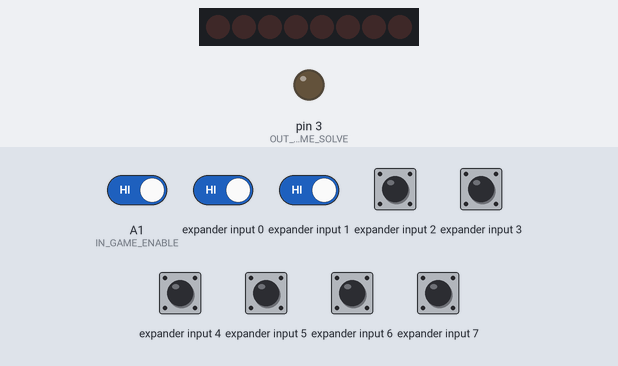
A program run on a simulated Arduino Mega 2560, built with avr-gcc and run on an emulated ATmega2560. Shown: 8 shift-register outputs drawn as a row of LEDs (first output left, lit = HIGH), output pins drawn as LEDs (lit = HIGH). Wiring (inferred from the names in the program): input shift register (74HC165): load pin 6; clock pin 5; serial out pin 4; shift register (74HC595): data pin 8; shift clock pin 7; latch pin 9; OE pin 10. Wiring (inferred from the signals the program sends): row of LEDs: on Q0, Q1, Q2, Q3, Q4, Q5, Q6, Q7. The inputs (shaded band) are chosen by the test bench; at power-on: A1 (IN_GAME_ENABLE), expander input 0–7 HIGH. Random numbers use the default seed unless the program sets one; pins used as bus, display or sensor lines are not drawn; what the program prints to the serial monitor is not drawn.

Above: at 1.2 s.
1.3 s: A1 (IN_GAME_ENABLE) driven LOW
At 2.7 s:
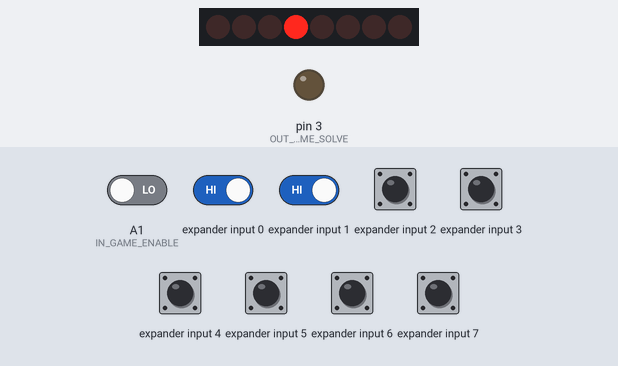
4.3 s: expander input 0 driven LOW
5.8 s: expander input 0 driven HIGH
At 8.6 s:
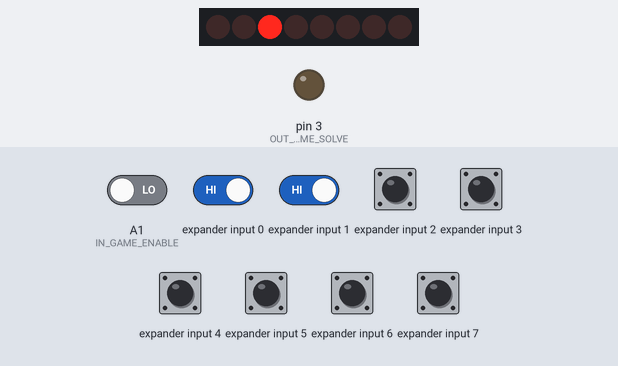
8.8 s: expander input 1 driven LOW
10.3 s: expander input 1 driven HIGH
At 14.1 s:
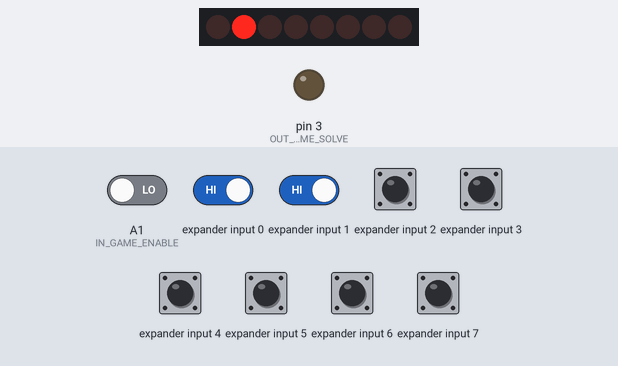
Timing chart, 0 to 19.2 s (numbered marks = the images above; inputs shaded):
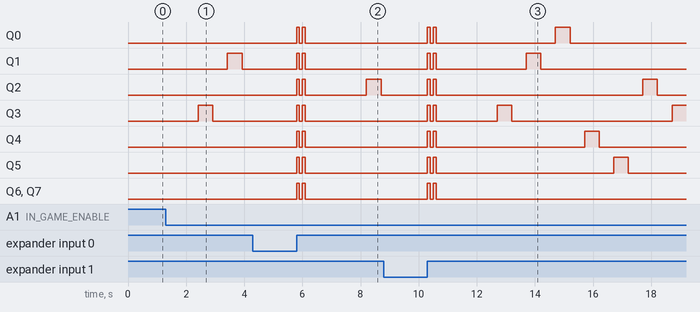

The program:

main.cpp
```cpp
#include "main.h"
#include "start_inits.h"
#include "functions.h"

//======================================================================================================
//------------------------------------------------------------------------------------------------------
//                                        SETUP
//------------------------------------------------------------------------------------------------------
void setup(void)
{
	//------------------------------------------------------ GAME INITS
	hardware_init();
	//------------------------------------------------------ GAME INITS
	start_variables_init();
	//------------------------------------------------------ ETHERNET

	//------------------------------------------------------

}//setup()
//------------------------------------------------------------------------------------------------------
//                                        LOOP
//------------------------------------------------------------------------------------------------------
void loop(void)
{
	if(IS_GAME_ENABLE())
	{
		outputEnable();
		show_sequence_timer = millis() + PAUSE_SEQUENCE_DELAY;
	}
	else
	{
		outputDisable();
	}

	//------------------------------------------- ALGORITHM >>>
	//------------------------------------------------------------------------------------
	//STATE MACHINE
	switch(current_state)
	{
		case SLEEP_STATE:
			if(!sleep_state_done_flag)
			{
				sleep_state_init();
			}
			break;

		case RESET_STATE:
			resetFunc();
			break;

		case RESTART_STATE:
			start_variables_init();
			break;

		case IDLE_STATE:
			//show win sequence
			if((millis() - show_sequence_timer) > PAUSE_SEQUENCE_DELAY)
			{
				showWinSequence();
				show_sequence_timer = millis();
			}

			//if start game
			if(game_start_flag == true)
			{
				ledsControl(NUM_OF_LEDS, OFF);
				leds_state[pressed_button] = ON;
				game_counter = 0;
				current_state = GAME_1_STATE;
				break;
			}

			pressed_button = getBtnState();
			if(pressed_button != NOT_PRESSED)
			{
				game_start_flag = true;
			}
			break;

		case GAME_1_STATE:
			if(pressed_button != NOT_PRESSED)
			{
				if(checkWin() == ERROR)
				{
					for(uint8_t i = 0; i < 2; i++)
					{
						ledsControl(NUM_OF_LEDS, ON);
						delay(100);
						ledsControl(NUM_OF_LEDS, OFF);
						delay(100);
					}
					shuffleArr(win_sequence, NUM_OF_BUTTONS);
					current_state = IDLE_STATE;
					game_start_flag = false;
					delay(2000);
					break;
				}
				else
				{
					game_counter++;
					ledsControl(pressed_button, ON);
				}

				//check win
				if(game_counter == 6)
				{
					current_state = GAME_1_WIN;
					break;
				}
			}

			pressed_button = getBtnState();

			//check game enable
			if(!IS_GAME_ENABLE())
			{
				current_state = IDLE_STATE;
				game_start_flag = false;
				outputDisable();
				GAME_NOT_SOLVED();
				delay(1000);
			}
			break;

		case GAME_1_WIN:
			ledsControl(NUM_OF_LEDS, ON);
			delay(1000);
			ledsControl(NUM_OF_LEDS, OFF);
			for(uint8_t i = 0; i < NUM_OF_LEDS; i++)
			{
				ledsControl(i, ON);
				delay(150);
			}
			delay(1000);
			ledsControl(NUM_OF_LEDS, OFF);
			GAME_SOLVED();
			current_state = WIN_IDLE_STATE;
			break;


		case WIN_IDLE_STATE:
			if(!IS_GAME_ENABLE())
			{
				current_state = IDLE_STATE;
				game_start_flag = false;
				outputDisable();
				GAME_NOT_SOLVED();
				delay(1000);
			}
			delay(100);
			break;

		case SOLVED_BY_OPERATOR:

			current_state = WIN_IDLE_STATE;
			break;

		default:
			break;
	}//switch STATE MACHINE

  //------------------------------------------- <<< ALGORITHM


  //---DBG info
	#ifdef DBG
		if(millis() - DBG_time_delay >= DBG_out_interval)
			{
			DBG_time_delay = millis();

			// printDBG("");
			}
	#endif

}//loop()
```

functions.h
```cpp
#ifndef _FUNCTIONS_H
#define _FUNCTIONS_H

//------------------------------------------------------------------------------------------------------
//                                        INCLUDDES
//------------------------------------------------------------------------------------------------------


//------------------------------------------------------------------------------------------------------
//                                        DEFINES
//------------------------------------------------------------------------------------------------------
#define DBG

//GPIO
#define	IN_GAME_ENABLE					A1
#define OUT_GAME_SOLVE					3
#define IS_GAME_ENABLE()				!digitalRead(IN_GAME_ENABLE)
#define GAME_SOLVED()					digitalWrite(OUT_GAME_SOLVE, HIGH);
#define GAME_NOT_SOLVED()				digitalWrite(OUT_GAME_SOLVE, LOW);

//IN SHIFT_REGISTER
#define latch_pin_in                    6
#define data_pin_in                     4
#define clock_pin_in                    5
#define NUM_INPUT_REGS                  1

//OUT SHIFT_REGISTER
#define latch_pin_out                   9
#define data_pin_out                    8
#define clock_pin_out                   7
#define output_enable                   10
#define NUM_OUTPUT_REGS                 1
#ifdef output_enable
	#define outputEnable() digitalWrite(output_enable, 0)
	#define outputDisable() digitalWrite(output_enable, 1)
#endif

//SHIFT & OFFSET MASK
#define NUM_OF_BUTTONS                   6
#define NOT_CHANGED                     99
#define NOT_PRESSED                     99

//DELAYS SHOW WIN SEQUENCE
#define SHOW_LED_DELAY                  500
#define HIDE_LED_DELAY                  500
#define PAUSE_SEQUENCE_DELAY            1000


//------------------------------------------------------------------------------------------------------

//------------------------------------------------------------------------------------------------------
//                                        OBJECTS
//------------------------------------------------------------------------------------------------------


//------------------------------------------------------------------------------------------------------
//                                        GLOBAL VARIABLES
//------------------------------------------------------------------------------------------------------
enum
{
	EN = 1,
	FR
};

uint8_t hint_lang = EN;

enum
{
	OFF,
	ON
};

enum
{
	LED_1,
	LED_2,
	LED_3,
	LED_4,
	LED_5,
	LED_6,

	NUM_OF_LEDS
};

enum
{
	ERROR,
	NO_ERROR
};

//-------------------------------------- SHIFT REGISTERS DATA
uint8_t shift_input_buff[NUM_INPUT_REGS] = {0};
uint8_t shift_output_buff[NUM_OUTPUT_REGS] = {0};

//-------------------------------------- GAME VARIABLES
uint8_t leds_state[NUM_OF_LEDS];
uint8_t buttons_state[NUM_OF_BUTTONS];
uint8_t game_counter = 0;
uint8_t win_sequence[NUM_OF_BUTTONS];

bool btn_state_changed;
uint8_t pressed_button;

unsigned long show_sequence_timer;

//------------------------------------------------------------------------------------------------------
//                                        FLAGS
//------------------------------------------------------------------------------------------------------
bool game_start_flag = false;

//------------------------------------------------------------------------------------------------------
//                                        PROTOTYPES
//------------------------------------------------------------------------------------------------------
//HARDWARE
inline void hardware_init(void);

//RESET
void(* resetFunc) (void) = 0;

inline int8_t shiftInData(uint8_t *data_buff, uint32_t len_of_data);
int8_t shiftOutData(uint8_t *data_buff, uint32_t len_of_data);

void shuffleArr(uint8_t * arr, int16_t length);

void ledsControl(uint8_t led_number, uint8_t state);
void refreshLeds(void);
uint8_t getBtnState(void);  //return btn number if button state changed (new button pressed) or NOT_PRESSED (NOT_CHANGED)
inline void showWinSequence(void);
uint8_t checkWin(void);

//------------------------------------------------------------------------------------------------------
//                                       BEHAVIOR
//------------------------------------------------------------------------------------------------------
void hardware_init(void)
{
    #ifdef DBG
        Serial.begin(9600);
        Serial.println("___DBG___");
        Serial.println("[DBG] start init ... ");
    #endif

    //------------------------------------------------------ GPIO
	pinMode(IN_GAME_ENABLE, INPUT);
	pinMode(OUT_GAME_SOLVE, OUTPUT);

    // shift registers init
    pinMode(data_pin_in, INPUT_PULLUP);
    pinMode(clock_pin_in, OUTPUT);
    pinMode(latch_pin_in, OUTPUT);

    pinMode(data_pin_out, OUTPUT);
    pinMode(clock_pin_out, OUTPUT);
    pinMode(latch_pin_out, OUTPUT);

    #ifdef output_enable
        pinMode(output_enable, OUTPUT);
    #endif
    outputDisable();

    //------------------------------------------------------ RAND INITS
    randomSeed(analogRead(0));

    #ifdef DBG
        Serial.println("[DBG] done!");
    #endif
}//hardware_init()
//------------------------------------------------------------------------------------------------------
inline int8_t shiftInData(uint8_t *data_buff, uint32_t len_of_data)
{
    if(data_buff == nullptr)
    {
        return -1;
    }
    else if(len_of_data == 0)
    {
        return -2;
    }

    //записать данные с входов во внутренний регистр
    digitalWrite(latch_pin_in, LOW);
    digitalWrite(latch_pin_in, HIGH);

    //последовательное получение данных из 74HC165
    for(uint8_t i = 0; i < len_of_data; i++)
    {
        data_buff[i] = 0;
        for(int8_t j = 7; j >=0 ; j--)
        {
            digitalWrite(clock_pin_in, LOW);
            data_buff[i] |= (digitalRead(data_pin_in)) ? (0 << j) : (1 << j);
            digitalWrite(clock_pin_in, HIGH);
        }//for_inner
    }//for

    #ifdef DBG
    //  Serial.println("[DBG] shift in ");
    //    for(uint8_t i = 0; i < len_of_data; i++)
    //    {
    //     Serial.print("data_buff[");
    //     Serial.print(i);
    //     Serial.print("] = ");
    //     Serial.println(data_buff[i]);
    //    }//for
    //    Serial.println("<<< ");
    #endif

    return 0;
}//shiftInData()
//------------------------------------------------------------------------------------------------------
int8_t shiftOutData(uint8_t *data_buff, uint32_t len_of_data)
{
    if(data_buff == nullptr)
    {
        return -1;
    }
    else if(len_of_data == 0)
    {
        return -2;
    }

    digitalWrite(latch_pin_out, LOW);
    for(int8_t i = len_of_data - 1; i >= 0; i--)
    {
        shiftOut(data_pin_out, clock_pin_out, MSBFIRST, data_buff[i]);
    }
    digitalWrite(latch_pin_out, HIGH);

    #ifdef DBG
    //  Serial.println("[DBG] function shift out");
    //    Serial.print("data_buff[0] = ");
    //    Serial.println(data_buff[0]);
    //    Serial.print("data_buff[1] = ");
    //    Serial.println(data_buff[1]);
    #endif

    return 0;
}//shiftOutData()
//------------------------------------------------------------------------------------------------------
void shuffleArr(uint8_t * arr, int16_t length)
{
    int8_t foo;
    int8_t rand;

    for (uint8_t i = 0; i < length; i++)
    {
        rand = (uint8_t)(random() % length);
        foo = arr[rand];
        arr[rand] = arr[i];
        arr[i] = foo;
    }

    return;
}//shuffle()
//------------------------------------------------------------------------------------------------------
void ledsControl(uint8_t led_number, uint8_t state)
{
    if(led_number == NUM_OF_LEDS)
    {
       switch(state)
       {
            case ON:
                shift_output_buff[0] = 0xFF;
                break;

            case OFF:
                shift_output_buff[0] = 0x00;
                break;
       }//switch

       for(uint8_t i = 0; i < NUM_OF_LEDS; i++)
       {
           leds_state[i] = (state == ON) ? 1 : 0;
       }//for
    }//if all spots
    else
    {
        (state == ON) ? shift_output_buff[0] |= (1 << led_number) : shift_output_buff[0] &= ~(1 << led_number);
        leds_state[led_number] = (state == ON) ? 1 : 0 ; //for refreshLeds  function
    }

    shiftOutData(shift_output_buff, NUM_OUTPUT_REGS);
}//spotLightControl()
//------------------------------------------------------------------------------------------------------
void refreshLeds(void)
{
	for(uint8_t i = 0; i < NUM_OF_LEDS; i++)
	{
		(leds_state[i] == ON) ? ledsControl(i, ON) : ledsControl(i, OFF);
	}
}//refreshSpots()
//------------------------------------------------------------------------------------------------------
uint8_t getBtnState(void)
{
    uint8_t current_button;

    current_button = NOT_PRESSED;

    shiftInData(shift_input_buff, NUM_INPUT_REGS);
    for(uint8_t i = 0; i < NUM_OF_BUTTONS; i++)
    {
        buttons_state[i] = ((shift_input_buff[0] & (1 << i)) != 0) ? 1 : 0 ;
    }

    for(uint8_t i = 0; i < NUM_OF_BUTTONS; i++)
    {
        if(buttons_state[i] == 1)
        {
            current_button = i;
            break;
        }
    }

    //wait button release
    if(current_button != NOT_PRESSED)
    {
		delay(5);
	    do
	    {
	        shiftInData(shift_input_buff, NUM_INPUT_REGS);
	    } while(shift_input_buff[0] != 0);
	}

    return current_button;

}//getBtnState()
//------------------------------------------------------------------------------------------------------
uint8_t checkWin(void)
{
	if(pressed_button == win_sequence[game_counter])
	{
		return NO_ERROR;
	}
	else
	{
		return ERROR;
	}
}//checkWin()
//------------------------------------------------------------------------------------------------------
inline void showWinSequence(void)
{
	unsigned long delay_timer;

	for(uint8_t i = 0; i < NUM_OF_LEDS; i++)
	{
		ledsControl(win_sequence[i], ON);
		delay_timer = millis();
		while((millis() - delay_timer) < SHOW_LED_DELAY)
		{
			pressed_button = getBtnState();
			if(pressed_button != NOT_PRESSED)
			{
				game_start_flag = true;
				return;
			}
			delay(5);
		}

		ledsControl(win_sequence[i], OFF);
		delay_timer = millis();
		while((millis() - delay_timer) < HIDE_LED_DELAY)
		{
			pressed_button = getBtnState();
			if(pressed_button != NOT_PRESSED)
			{
				game_start_flag = true;
				return;
			}
			delay(5);
		}
	}
}//showWinSequence()
//------------------------------------------------------------------------------------------------------

//------------------------------------------------------------------------------------------------------
#endif //_FUNCTIONS_H
```

main.h
```cpp
#ifndef _MAIN_H
#define _MAIN_H

//------------------------------------------------------------------------------------------------------
//                                        INCLUDDES
//------------------------------------------------------------------------------------------------------
#include <Arduino.h>

#include "functions.h"

//------------------------------------------------------------------------------------------------------
//                                        DEFINES
//------------------------------------------------------------------------------------------------------
//STATE MACHINE
#define IDLE_STATE                      0
#define SLEEP_STATE                     1
#define RESET_STATE                     2
#define RESTART_STATE                   3
#define WAIT_HINT_RELEASE               4
#define WIN_STATE                       5
#define WIN_IDLE_STATE                  6
#define GAME_1_STATE                    7
#define GAME_1_WIN                      9
#define SOLVED_BY_OPERATOR              11

//------------------------------------------------------------------------------------------------------
//                                        GLOBAL VARIABLES
//------------------------------------------------------------------------------------------------------
bool sequence_error = false;

//-------------------------------------- STATE MACHINE
volatile uint8_t current_state;

//------------------------------------------------------------------------------------------------------
//                                        DEBUG
//------------------------------------------------------------------------------------------------------
#ifdef DBG
  unsigned long DBG_out_interval = 100;
  unsigned long DBG_time_delay = 0;
  #define printDBG(str)     Serial.print("[DBG] "); Serial.println(str)
#else
  #define printDBG(str)     ;
#endif

//------------------------------------------------------------------------------------------------------
//                                        FLAGS
//------------------------------------------------------------------------------------------------------
bool sleep_state_done_flag = false;

//------------------------------------------------------------------------------------------------------
#endif //_MAIN_H
```

start_inits.h
```cpp
#ifndef _START_INITS_H
#define _START_INITS_H

#include "main.h"

//------------------------------------------------------------------------------------------------------
//                                        PROTOTYPES
//------------------------------------------------------------------------------------------------------
//hardware
inline void sleep_state_init(void);
inline void start_variables_init(void);
inline void props_is_ready(void);


//------------------------------------------------------------------------------------------------------
//                                       BEHAVIOR
//------------------------------------------------------------------------------------------------------

//------------------------------------------------------------------------------------------------------
void sleep_state_init(void)
{
    ledsControl(NUM_OF_LEDS, OFF);
    sleep_state_done_flag = true;
    return;
}//sleep_state_init()
//------------------------------------------------------------------------------------------------------
void start_variables_init(void)
{
    //start values
    for(uint8_t i = 0; i < NUM_OF_BUTTONS; i++)
    {
        win_sequence[i] = i;
    }
    shuffleArr(win_sequence, NUM_OF_BUTTONS);
    shuffleArr(win_sequence, NUM_OF_BUTTONS);

	show_sequence_timer = millis();

    //state machine
    current_state = IDLE_STATE;

    //flags
    sleep_state_done_flag = false;
    game_start_flag = false;

	//state
	GAME_NOT_SOLVED();


    return;
}//start_variables_init()
//------------------------------------------------------------------------------------------------------
void props_is_ready(void)
{


    return;
}//props_is_ready()
//------------------------------------------------------------------------------------------------------

#endif //_START_INITS_H
```

Measured:
- after the input at 1.3 s, Q1: LOW → HIGH after 2.1 s, → LOW 0.50 s later; Q3: LOW → HIGH after 1.1 s, → LOW 0.50 s later
- after the input at 4.3 s, every drawn part: stays the same
- after the input at 5.8 s, Q0, Q1, Q3–7: alternates HIGH for 0.10 s and LOW for 0.10 s, 4 changes in all, then stays LOW, starting at once; Q2: goes HIGH 0.10 s, LOW 0.10 s, HIGH 0.10 s, LOW 2.1 s, HIGH 0.50 s, then LOW, starting at once
- after the input at 8.8 s, every drawn part: stays the same
- after the input at 10.3 s, Q0: goes HIGH 0.10 s, LOW 0.10 s, HIGH 0.10 s, LOW 4.1 s, HIGH 0.50 s, then LOW, starting at once; Q1: goes HIGH 0.10 s, LOW 0.10 s, HIGH 0.10 s, LOW 3.1 s, HIGH 0.50 s, then LOW, starting at once
